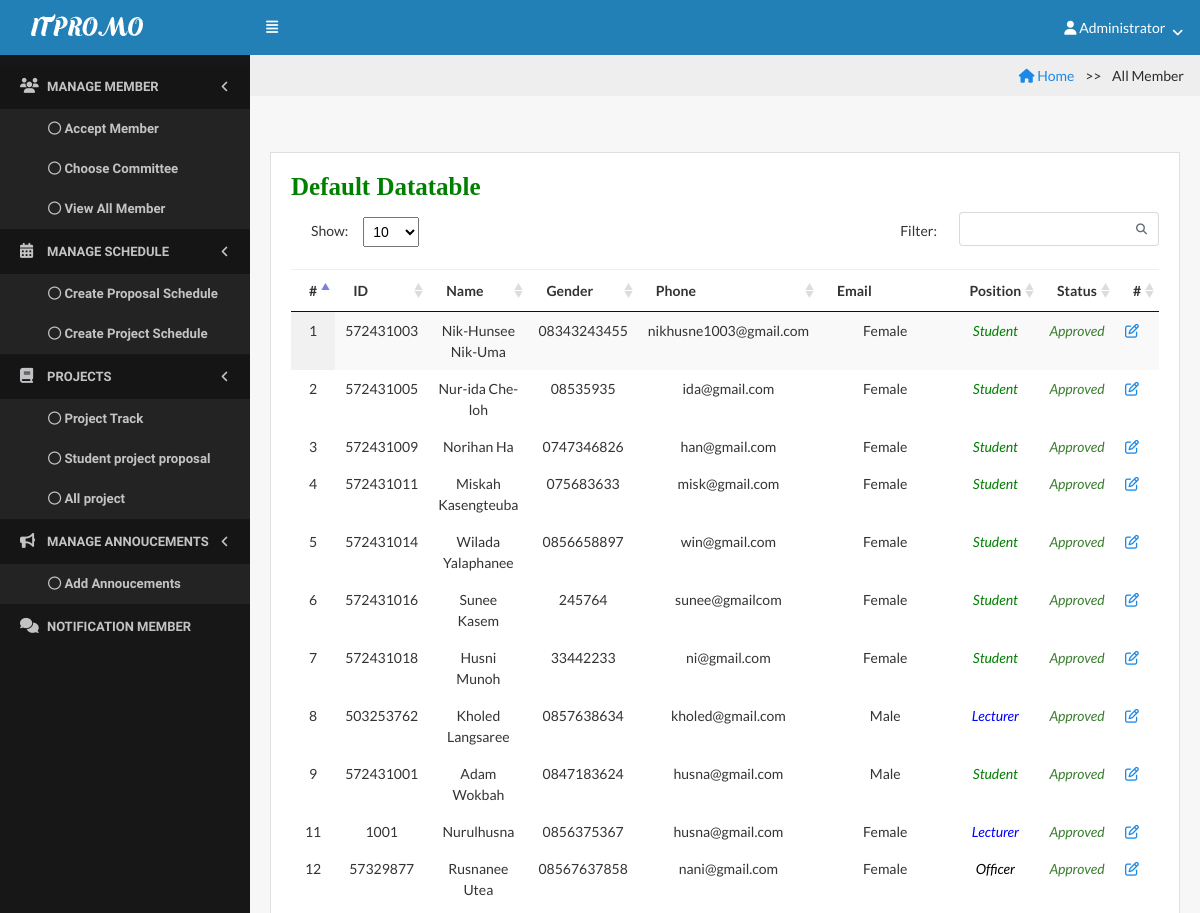
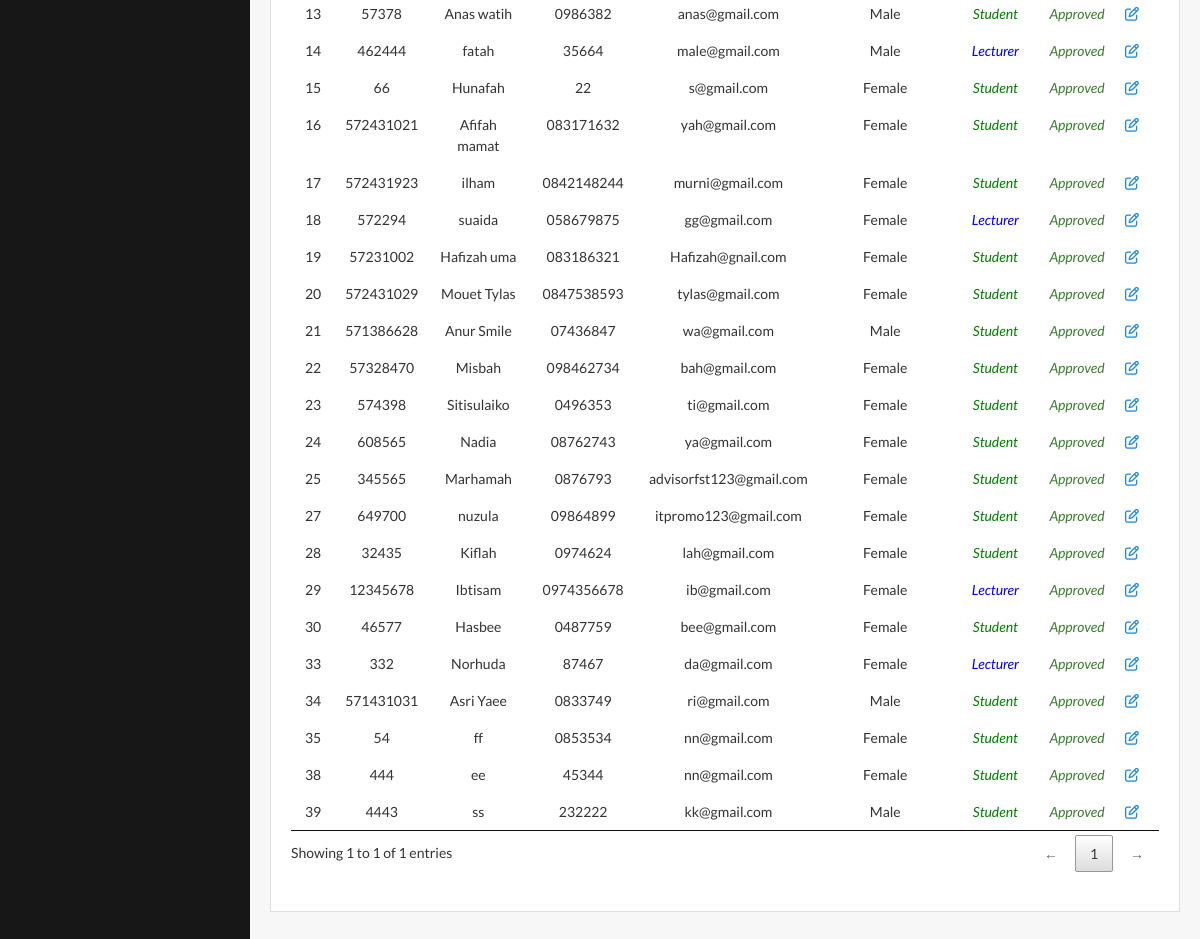
The page /index.php?page=all_member (signed in) on the database its author committed (2 pictures, top to bottom).
### tables this page shows
CREATE TABLE `member` (
  `member_id` int(11) NOT NULL,
  `member_idcard` int(30) NOT NULL,
  `member_username` varchar(255) NOT NULL,
  `member_fullname` varchar(255) NOT NULL,
  `member_password` varchar(255) NOT NULL,
  `member_pos` enum('Lecturer','Student','Officer') NOT NULL COMMENT '1=Lecturer, 3=Student, 4=Officer',
  `member_phone` varchar(255) NOT NULL,
  `member_email` varchar(255) NOT NULL,
  `member_gender` enum('Male','Female') NOT NULL COMMENT 'm=Male, f=female',
  `admin_id` int(20) NOT NULL COMMENT 'Foreign Key to tb_admin',
  `group_id` int(20) DEFAULT NULL
);

### admin/all_member.php (the view, shortened to what this page needs)
 <!DOCTYPE html>
 <html>
 <head>
 <ul class="breadcrumb">
 <li><a href="index.php"><i class="fa fa-home"></i> Home</a></li>
  <li class="active">All Member</li>
</ul>
                <div class="content">
                     <div class="row">
                        <div class="col-lg-12">
                            <div class="card">
                                <div class="card-block">
                                    <h6 class="card-title text-bold">Default Datatable</h6>
     <?php
 $strSQL = "SELECT * FROM member  ";
?>
   <table class="display datatable table table-stripped" cellspacing="0" width="100%">
          <thead>
             <tr>
                      <th>#</th>
                      <th>ID</th>
                      <th>Name</th>
                      <th>Gender</th>
                      <th>Phone</th>
                      <th>Email</th>
                      <th>Position</th>
                      <th>Status</th>
                      <th>#</th>
                 </tr>
               </thead>
       <?php
     if($result = $db->query($strSQL)){
             while($objResult = $result->fetch_object()){
            ?>
           <tbody>
            <tr>
                    <td class="text-center"><?php echo $objResult->member_id; ?></td>
                    <td class="text-center"><?php echo $objResult->member_idcard; ?></td>
                    <td class="text-center"><?php echo $objResult->member_fullname; ?></td>
                    <td class="text-center"><?php echo $objResult->member_phone; ?></td>
                    <td class="text-center"><?php echo $objResult->member_email; ?></td>
                    <td class="text-center"><?php echo gender($objResult->member_gender); ?></td>
                    <td class="text-center"><?php echo position($objResult->member_pos); ?></td>
                    <td class="text-center"><?php echo status($objResult->admin_id); ?></td>
                   <td><a href="?page=edit_member&id=<?php echo $objResult->member_id;?>"><i class="fa fa-edit" title="Edit"></i></a></td>
           </tr>
                <?php
                 }
               }
                   ?>
                                    </table>
                                </div>
                            </div>
                        </div>
                    </div>
                </div>
</body>
</html>

### index.php (shortened to what this page needs)
<?php
include('menu/function.php');
?>
<!DOCTYPE HTML>
<html>
<head>
    <link rel="stylesheet" href="lib/css/jquery.dataTables.min.css">
    <link rel="stylesheet" href="assets/css/bootstrap.css">
    <link rel="stylesheet" href="assets/css/core.css">
    <link rel="stylesheet" href="assets/css/components.css">
    <link rel="stylesheet" href="assets/icons/fontawesome/styles.min.css">
    <link rel="stylesheet" href="lib/css/chartist.min.css">
    <link rel="stylesheet" href="lib/css/jquery.dataTables.min.css">
</head>
<body>
    <nav class="navbar navbar-toggleable-md">
        <a class="navbar-brand logo" href="?page=homepage">
            <img src="assets/img/lo.png" alt="ITPromo">
        </a>
        <div class="collapse navbar-collapse" id="navbarNav">
            <button class="sidebar-toggle btn btn-flat" id="toggle-sidebar-desktop">
                <span>
                    <i class="fa fa-align-justify"></i>
                </span>
            </button>
         <ul class="navbar-nav ml-auto">
                <li class="nav-item dropdown">
         <?php if(isset($_SESSION['id'])):  ?>
                       <a class="nav-link dropdown-toggle dropdown-has-after" href="http://example.com" id="navbarDropdownMenuLink" data-toggle="dropdown" aria-haspopup="true"
                        aria-expanded="false">
                         <i class="fa fa-user"></i>  <?php echo $_SESSION['name']; ?></span>
                    </a>
                </li>
                  <?php endif; ?>
              </ul>
          </div>
    </nav>
    <div class="page-container">
        <div class="page-content">
            <div id="sidebar-main" class="sidebar sidebar-default">
    <div class="sidebar-content">
        <ul class="navigation">
              <?php if(isset($_SESSION['id'])): ?>
                <?php include('menu/menu.php'); ?>
              <?php endif; ?>
            </ul>
            </div>
        </div>
            <div class="content-wrapper">
     <?php include('page_link.php'); ?>
</body>
</html>

### menu/menu.php (shortened to what this page needs)
<?php
$user_rank = '';
if(isset($_SESSION['rank'])){
  $user_rank = $_SESSION['rank'];
}
if($user_rank == "admin"):
?>
<li class="active treeview">
  <a href="#">
    <i class="fa fa-users"></i> <span>Manage Member</span>
  </a>
  <ul class="treeview-menu">
    <li>
      <a href="?page=accept_member">
        <i class="fa fa-circle-o"></i> <span>Accept Member</span>
      </a>
    </li>
    <li>
      <a href="?page=choose_committee">
        <i class="fa fa-circle-o"></i> <span>Choose Committee</span>
      </a>
    </li>
    <li>
      <a href="?page=all_member">
        <i class="fa fa-circle-o"></i> <span>View All Member</span>
      </a>
    </li>
  </ul>
</li>
<li class="active treeview">
  <a href="#">
    <i class="fa fa-calendar"></i> <span>Manage Schedule</span>
  </a>
  <ul class="treeview-menu">
    <li>
      <a href="?page=add_schedule_proposal">
        <i class="fa fa-circle-o"></i> <span>Create Proposal Schedule</span>
      </a>
    </li>
    <li>
      <a href="?page=add_schedule_project">
        <i class="fa fa-circle-o"></i> <span>Create Project Schedule</span>
      </a>
    </li>
  </ul>
</li>
<li class="active treeview">
  <a href="#">
    <i class="fa fa-book"></i> <span>Projects</span>
  </a>
  <ul class="treeview-menu">
    <li>
      <a href="?page=student_track">
        <i class="fa fa-circle-o"></i> Project Track
      </a>
    </li>
    <li>
      <a href="?page=add_proposal">
        <i class="fa fa-circle-o"></i>  Student project proposal
      </a>
    </li>
    <li>
      <a href="?page=proposal_project">
        <i class="fa fa-circle-o"></i>  All project</a>
    </li>
  </ul>
</li>
<li class="active treeview">
  <a href="#">
    <i class="fa fa-bullhorn"></i> <span>Manage Annoucements</span>
  </a>
  <ul class="treeview-menu">
    <li>
      <a href="?page=add_announcement">
        <i class="fa fa-circle-o"></i> <span>Add Annoucements</span></a>
    </li>
  </ul>
</li>
<li class="treeview">
  <a href="?page=notification">
     <i class="fa fa-comments"></i><span>Notification Member</span>
  </a>
</li>
<?php endif; ?>

### page_link.php (shortened to what this page needs)
<?php
$page = null;
if(isset($_GET['page'])){
	$page = $_GET['page'];
}
switch ($page) {
	case 'all_member':
		include('admin/all_member.php');
		break;
}
?>

### menu/function.php (shortened to what this page needs)
<?php
function gender($gender){
	if($gender == "Male"){
		return "Male";
	}else{
		return "Female";
	}
}
function position($position){
	if($position == "Lecturer"){
		return "<font color='blue'><i>Lecturer</i></font>";
	}else if($position == "Student"){
			return "<font color='green'><i>Student</i></font>";
	}
else if($position == "Officer"){
			return "<font color='black'><i>Officer</i></font>";
	}
}
function status($status){
	if($status != "0"){
		return "<span class='text-success'><i>Approved</i></span>";
	}else{
		return "<span class='text-danger'><i>Not Approved</i></span>";
	}
}
?>

### assets/css/core.css (style rules this page uses)
.btn { position: relative; margin: 2px; font-weight: bold; position: relative; font-size: 0.8rem; margin: 2px; font-weight: 600; font-family: 'Raleway', sans-serif; }
body, input, textarea, button { font-family: "Lato", sans-serif; }
.navbar { margin-bottom: 0; border-width: 1px 0; padding: 0; background-color: #2380B6; color: #fff; }
@media (min-width: 992px) { .navbar { padding-right: 20px; } }
.navbar > .navbar-brand { display: block; float: left; height: 50px; line-height: 36px; padding-left: 20px; min-width: 250px; margin-right: 0; }
.navbar > .navbar-brand > img { height: 20px; width: auto; }
.navbar .nav-link { color: #fff; padding: 1.2em 1em; font-size: 0.875rem; }
.navbar .navbar-nav .nav-item { font-weight: 600; font-family: "Raleway", sans-serif; }
.navbar > .navbar-brand > img { height: auto; width: auto; }
.dropdown-toggle { font-style: normal; font-weight: normal; text-align: center; }
.dropdown-toggle:after { content: '\f107'; font-family: 'FontAwesome'; display: inline-block; font-size: 13px; line-height: 1; -webkit-font-smoothing: antialiased; -moz-osx-font-smoothing: grayscale; border: none; width: 0; height: 0; margin-left: 0.3em; vertical-align: middle; margin-top: -7px; }
.card { margin-bottom: 20px; margin-top: 20px; color: #333; border-radius: 0; }

### assets/css/components.css (style rules this page uses)
html, body { width: 100%; height: 100%; }
body { font-family: "Lato", sans-serif; font-size: 0.875rem !important; background-color: #f7f7f7; }
.page-container { position: relative; }
@media (min-width: 768px) { .page-container { display: table; table-layout: fixed; height: 100%; width: 100%; } }
@media (min-width: 768px) { .page-content { display: table-row; } }
.content { padding: 20px 20px; }
.content:after { content: ''; display: table; clear: both; }
.content-wrapper { padding-bottom: 1.33333; width: 100%; }
@media (min-width: 768px) { .content-wrapper { display: table-cell; vertical-align: top; } }
.sidebar { font-family: 'Raleway', sans-serif; font-size: 0.35rem; font-weight: 600; position: relative; background-color: #181717; color: #c3c3c5; }
@media (min-width: 768px) { .sidebar { display: table-cell; vertical-align: top; width: 250px; } }
.sidebar-default { z-index: 99; }
.sidebar .navigation { margin: 0; padding: 10px 0; list-style: none; position: relative; }
.sidebar .navigation > li { position: relative; }
.sidebar .navigation > li + li { margin-top: 1px; }
.sidebar .navigation > li.active { background-color: rgba(0, 0, 0, 0.1); }
.sidebar .navigation > li > a { display: block; color: #c3c3c5; font-size: 13px; text-transform: uppercase; }
.sidebar .navigation > li > a > i { float: left; top: 11px; position: absolute; margin-top: 2px; margin-right: 15px; font-size: 15px; }
.sidebar .navigation > li > a > span { margin-left: 27px; }
.sidebar .navigation > li > .has-ul { position: relative; padding-right: 33px; }
.sidebar .navigation > li > .has-ul:after { content: "\f107"; display: inline-block; font: normal normal normal 14px/1 FontAwesome; text-rendering: auto; -webkit-font-smoothing: antialiased; -moz-osx-font-smoothing: grayscale; font-size: 13px; display: block; position: absolute; top: 50%; margin-top: -6.5px; right: 20px; line-height: 1; -webkit-transform: rotate(0deg); -ms-transform: rotate(0deg); -o-transform: rotate(0deg); transform: rotate(0deg); transition: -webkit-transform 0.2s ease-in-out; }
.sidebar .navigation > li.active > .has-ul:after { -webkit-transform: rotate(90deg); -ms-transform: rotate(90deg); -o-transform: rotate(90deg); transform: rotate(90deg); }
.sidebar .navigation > li a { padding: 12px 20px; min-height: 44px; }
.sidebar .navigation > li ul { list-style: none; margin: 0; padding: 0; background-color: fade(#000, 15%); }
.sidebar .navigation > li ul li { background-color: #232323; position: relative; }
.sidebar .navigation > li ul li > a { padding: 10px 20px 10px 48px; min-height: 40px; font-size: 0.8256rem; color: #c3c3c5; display: block; }
.sidebar-toggle { background-color: inherit; color: #fff; font-size: 0.875rem; margin: 0; padding: 15px 15px; outline: 0; }
.text-bold { font-weight: 800; }
.text-center { text-align: center; }
table.dataTable thead th, table.dataTable thead td { border-bottom: 1px solid #eeeeef; }
table.dataTable thead .sorting { background-image: url("../../lib/img/sort_both.png"); }
table.dataTable thead .sorting_asc { background-image: url("../../lib/img/sort_asc.png"); }

### rows shown on the page
member: member_id "1", member_idcard "572431003", member_fullname "Nik-Hunsee Nik-Uma", member_phone "08343243455", member_email "nikhusne1003@gmail.com", member_gender "Female", member_pos "Student", shows "Approved"
member: member_id "2", member_idcard "572431005", member_fullname "Nur-ida Che-loh", member_phone "08535935", member_email "ida@gmail.com", member_gender "Female", member_pos "Student", shows "Approved"
member: member_id "3", member_idcard "572431009", member_fullname "Norihan Ha", member_phone "0747346826", member_email "han@gmail.com", member_gender "Female", member_pos "Student", shows "Approved"
member: member_id "4", member_idcard "572431011", member_fullname "Miskah Kasengteuba", member_phone "075683633", member_email "misk@gmail.com", member_gender "Female", member_pos "Student", shows "Approved"
member: member_id "5", member_idcard "572431014", member_fullname "Wilada Yalaphanee", member_phone "0856658897", member_email "win@gmail.com", member_gender "Female", member_pos "Student", shows "Approved"
member: member_id "6", member_idcard "572431016", member_fullname "Sunee Kasem", member_phone "245764", member_email "sunee@gmailcom", member_gender "Female", member_pos "Student", shows "Approved"
member: member_id "7", member_idcard "572431018", member_fullname "Husni Munoh", member_phone "33442233", member_email "ni@gmail.com", member_gender "Female", member_pos "Student", shows "Approved"
member: member_id "8", member_idcard "503253762", member_fullname "Kholed Langsaree", member_phone "0857638634", member_email "kholed@gmail.com", member_gender "Male", member_pos "Lecturer", shows "Approved"
member: member_id "9", member_idcard "572431001", member_fullname "Adam Wokbah", member_phone "0847183624", member_email "husna@gmail.com", member_gender "Male", member_pos "Student", shows "Approved"
member: member_id "11", member_idcard "1001", member_fullname "Nurulhusna", member_phone "0856375367", member_email "husna@gmail.com", member_gender "Female", member_pos "Lecturer", shows "Approved"
member: member_id "12", member_idcard "57329877", member_fullname "Rusnanee Utea", member_phone "08567637858", member_email "nani@gmail.com", member_gender "Female", member_pos "Officer", shows "Approved"
member: member_id "13", member_idcard "57378", member_fullname "Anas watih", member_phone "0986382", member_email "anas@gmail.com", member_gender "Male", member_pos "Student", shows "Approved"
member: member_id "14", member_idcard "462444", member_fullname "fatah", member_phone "35664", member_email "male@gmail.com", member_gender "Male", member_pos "Lecturer", shows "Approved"
member: member_id "15", member_idcard "66", member_fullname "Hunafah", member_phone "22", member_email "s@gmail.com", member_gender "Female", member_pos "Student", shows "Approved"
member: member_id "16", member_idcard "572431021", member_fullname "Afifah mamat", member_phone "083171632", member_email "yah@gmail.com", member_gender "Female", member_pos "Student", shows "Approved"
member: member_id "17", member_idcard "572431923", member_fullname "ilham", member_phone "0842148244", member_email "murni@gmail.com", member_gender "Female", member_pos "Student", shows "Approved"
member: member_id "18", member_idcard "572294", member_fullname "suaida", member_phone "058679875", member_email "gg@gmail.com", member_gender "Female", member_pos "Lecturer", shows "Approved"
member: member_id "19", member_idcard "57231002", member_fullname "Hafizah uma", member_phone "083186321", member_email "Hafizah@gnail.com", member_gender "Female", member_pos "Student", shows "Approved"
member: member_id "20", member_idcard "572431029", member_fullname "Mouet Tylas", member_phone "0847538593", member_email "tylas@gmail.com", member_gender "Female", member_pos "Student", shows "Approved"
member: member_id "21", member_idcard "571386628", member_fullname "Anur Smile", member_phone "07436847", member_email "wa@gmail.com", member_gender "Male", member_pos "Student", shows "Approved"
member: member_id "22", member_idcard "57328470", member_fullname "Misbah", member_phone "098462734", member_email "bah@gmail.com", member_gender "Female", member_pos "Student", shows "Approved"
member: member_id "23", member_idcard "574398", member_fullname "Sitisulaiko", member_phone "0496353", member_email "ti@gmail.com", member_gender "Female", member_pos "Student", shows "Approved"
member: member_id "24", member_idcard "608565", member_fullname "Nadia", member_phone "08762743", member_email "ya@gmail.com", member_gender "Female", member_pos "Student", shows "Approved"
member: member_id "25", member_idcard "345565", member_fullname "Marhamah", member_phone "0876793", member_email "advisorfst123@gmail.com", member_gender "Female", member_pos "Student", shows "Approved"
member: member_id "27", member_idcard "649700", member_fullname "nuzula", member_phone "09864899", member_email "itpromo123@gmail.com", member_gender "Female", member_pos "Student", shows "Approved"
member: member_id "28", member_idcard "32435", member_fullname "Kiflah", member_phone "0974624", member_email "lah@gmail.com", member_gender "Female", member_pos "Student", shows "Approved"
member: member_id "29", member_idcard "12345678", member_fullname "Ibtisam", member_phone "0974356678", member_email "ib@gmail.com", member_gender "Female", member_pos "Lecturer", shows "Approved"
member: member_id "30", member_idcard "46577", member_fullname "Hasbee", member_phone "0487759", member_email "bee@gmail.com", member_gender "Female", member_pos "Student", shows "Approved"
member: member_id "33", member_idcard "332", member_fullname "Norhuda", member_phone "87467", member_email "da@gmail.com", member_gender "Female", member_pos "Lecturer", shows "Approved"
member: member_id "34", member_idcard "571431031", member_fullname "Asri Yaee", member_phone "0833749", member_email "ri@gmail.com", member_gender "Male", member_pos "Student", shows "Approved"
member: member_id "35", member_idcard "54", member_fullname "ff", member_phone "0853534", member_email "nn@gmail.com", member_gender "Female", member_pos "Student", shows "Approved"
member: member_id "38", member_idcard "444", member_fullname "ee", member_phone "45344", member_email "nn@gmail.com", member_gender "Female", member_pos "Student", shows "Approved"
member: member_id "39", member_idcard "4443", member_fullname "ss", member_phone "232222", member_email "kk@gmail.com", member_gender "Male", member_pos "Student", shows "Approved"

### other values the page prints
$_SESSION['name'] "Administrator"
